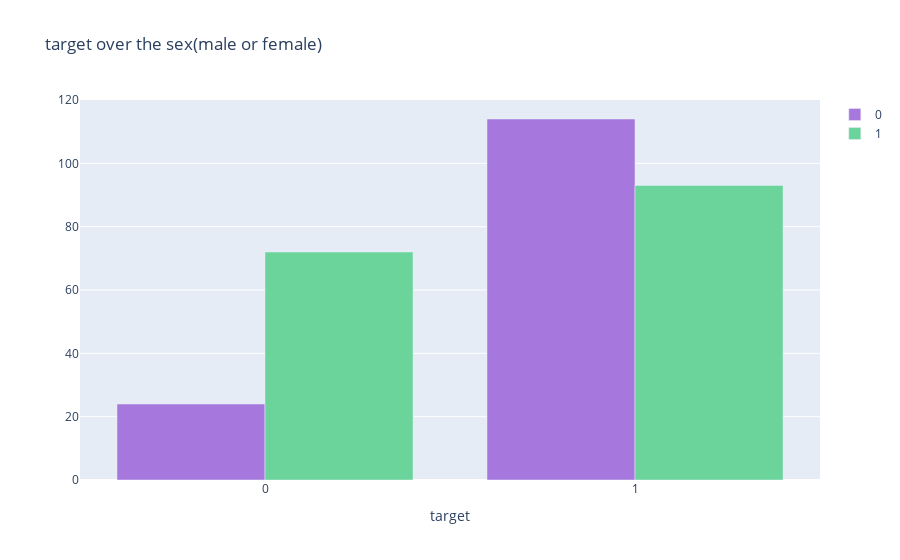

Here is the notebook cell this chart was saved with:
### Markdown cell above
In the heart disease UCI dataset only 31.7% are female and rest are male. we have find that either male or female which have likely to heart disease.

### Code cell
col='sex'
d1=df[df['target']==0]
d2=df[df['target']==1]
v1=d1[col].value_counts().reset_index()
v1=v1.rename(columns={col:'count','index':col})
v1['percent']=v1['count'].apply(lambda x : 100*x/sum(v1['count']))
v1=v1.sort_values(col)
v2=d2[col].value_counts().reset_index()
v2=v2.rename(columns={col:'count','index':col})
v2['percent']=v2['count'].apply(lambda x : 100*x/sum(v2['count']))
v2=v2.sort_values(col)
trace1 = go.Bar(x=v1[col], y=v1["count"], name=0, marker=dict(color="#a678de"))
trace2 = go.Bar(x=v2[col], y=v2["count"], name=1, marker=dict(color="#6ad49b"))
data = [trace1, trace2]
layout={'title':"target over the sex(male or female)",'xaxis':{'title':"target"}}
#layout = go.Layout(title="Content added over the years", legend=dict(x=0.1, y=1.1, orientation="h"))
fig = go.Figure(data, layout=layout)
iplot(fig)

### Figure 1 — Plotly figure (JSON) as saved in the notebook; plotly's stock layout.template omitted (floating-point values rounded to 4 significant figures)
{"data": [{"marker": {"color": "#a678de"}, "name": "0", "type": "bar", "x": [0, 1], "y": [24, 114]}, {"marker": {"color": "#6ad49b"}, "name": "1", "type": "bar", "x": [0, 1], "y": [72, 93]}], "layout": {"title": {"text": "target over the sex(male or female)"}, "xaxis": {"title": {"text": "target"}}}}
